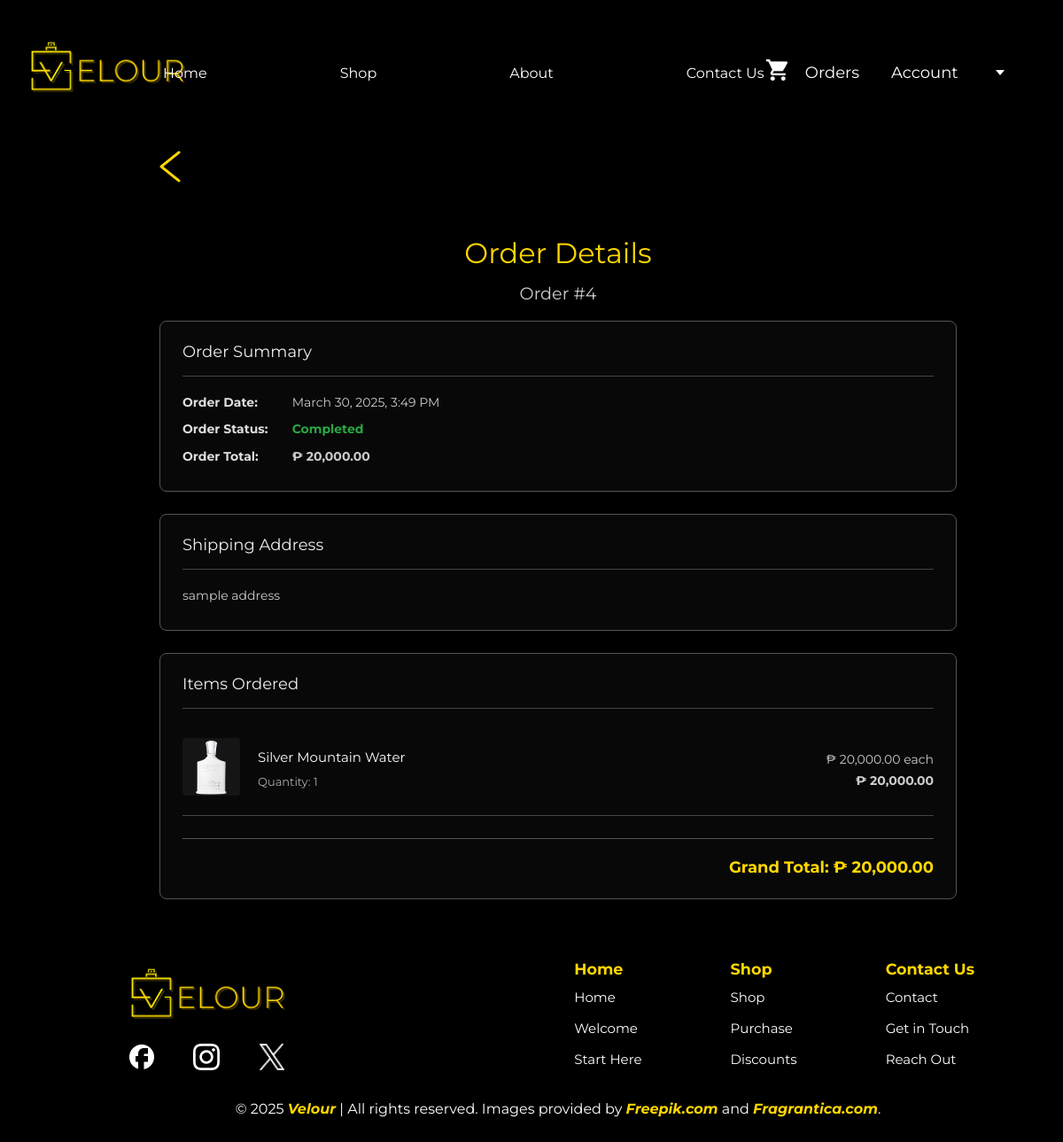
The app's page /velour/order_details.php?order_id=4 (signed in) with its own data.
### tables this page shows
CREATE TABLE `orders` (
  `orderID` int(255) NOT NULL,
  `username` varchar(50) NOT NULL,
  `orderList` varchar(255) NOT NULL,
  `quantity` int(255) NOT NULL,
  `totalPrice` int(10) NOT NULL,
  `orderDate` timestamp NOT NULL DEFAULT current_timestamp() ON UPDATE current_timestamp(),
  `status` enum('pending','completed','cancelled') NOT NULL,
  `deliveryAddress` varchar(255) NOT NULL
);

CREATE TABLE `product` (
  `productID` int(255) NOT NULL,
  `productName` varchar(255) NOT NULL,
  `category` varchar(255) NOT NULL,
  `quantity` int(255) NOT NULL,
  `productImage` varchar(255) NOT NULL,
  `price` int(10) NOT NULL
);

### velour/order_details.php (the view, shortened to what this page needs)
<?php
$host = "localhost";
$user = "root";
$password = "";
$dbname = "velour";
$conn = new mysqli($host, $user, $password, $dbname);
$conn->set_charset("utf8mb4");
$username = $_SESSION['username'];
$order_id = filter_input(INPUT_GET, 'order_id', FILTER_VALIDATE_INT);
$order = null;
$orderItems = [];
$error_message = null;
if ($order_id === false || $order_id === null) {
    $error_message = "Invalid Order ID specified.";
} else {
    $sql = "SELECT orderID, orderList, totalPrice, orderDate, status, deliveryAddress
            FROM orders
            WHERE orderID = ? AND username = ?";
    $stmt = $conn->prepare($sql);
    if ($stmt === false) {
        error_log("Prepare failed for fetching order details (User: " . $username . ", OrderID: " . $order_id . "): (" . $conn->errno . ") " . $conn->error);
        $error_message = "An error occurred while fetching order details. Please try again later.";
    } else {
        $stmt->bind_param("is", $order_id, $username);
        $stmt->execute();
        $result = $stmt->get_result();
        if ($result->num_rows === 1) {
            $order = $result->fetch_assoc();
            $orderItems = json_decode($order['orderList'], true);
        } else {
            $error_message = "Order not found or access denied.";
        }
    }
}
$displayStatus = "Status Unknown";
$statusClass = "status-unknown";
$orderDateTime = null;
if ($order && !$error_message) {
    $dbStatus = $order['status'];
    $orderDateStr = $order['orderDate'];
    try {
        $orderDateTime = new DateTime($orderDateStr);
        if ($dbStatus === 'completed' || $dbStatus === 'cancelled') {
            $displayStatus = ucfirst($dbStatus);
            $statusClass = 'status-' . $dbStatus;
        }
    } catch (Exception $e) {
        error_log("Error processing date for orderID " . $order['orderID'] . ": " . $e->getMessage());
        $displayStatus = "Status Error";
        $statusClass = "status-error";
    }
}
?>
<!DOCTYPE html>
<html lang="en">
<head>
    <link rel="stylesheet" href="css/styles.css">
</head>
<body>
    <?php @include 'header.php'; ?>
    <div class="details-container">
        <a href="orders.php" class="back-link"><img src="images/back_button.png" alt=""></a>
        <h1>
            Order Details
            <?php if ($order): ?>
                <span class="order-id-title">Order #<?php echo htmlspecialchars($order['orderID']); ?></span>
            <?php endif; ?>
        </h1>
        <?php if ($error_message): ?>
            <div class="error-message"><?php echo $error_message; ?></div>
        <?php elseif ($order): ?>
            <div class="order-summary-box">
                <h2>Order Summary</h2>
                <div class="summary-details">
                    <p><span class="label">Order Date:</span> <?php echo $orderDateTime ? $orderDateTime->format('F j, Y, g:i A') : 'N/A'; ?></p>
                    <p><span class="label">Order Status:</span> <span class="status <?php echo $statusClass; ?>"><?php echo $displayStatus; ?></span></p>
                    <p><span class="label">Order Total:</span> <strong>₱ <?php echo number_format($order['totalPrice'], 2); ?></strong></p>
                </div>
            </div>
            <div class="shipping-box">
                 <h2>Shipping Address</h2>
                 <p><?php echo nl2br(htmlspecialchars($order['deliveryAddress'])); ?></p>
            </div>
            <div class="order-items-box">
                 <h2>Items Ordered</h2>
                <?php if (empty($orderItems)): ?>
                    <p>Could not load item details for this order.</p>
                <?php else: ?>
                    <?php foreach ($orderItems as $item):
                        $itemName = $item['name'] ?? 'Unknown Item';
                        $itemImageFile = $item['image'] ?? null;
                        $itemQty = $item['quantity'] ?? 0;
                        $itemPrice = $item['price'] ?? 0;
                        $itemTotal = $itemQty * $itemPrice;
                        $productIdFromItem = $item['product_id'] ?? ($item['id'] ?? null);
                        if (empty($itemImageFile) && $productIdFromItem && isset($conn)) {
                             $sql_img = "SELECT productImage FROM product WHERE productID = ?";
                             $stmt_img = $conn->prepare($sql_img);
                             if ($stmt_img) {
                                 $stmt_img->bind_param("i", $productIdFromItem);
                                 if ($stmt_img->execute()) {
                                     $result_img = $stmt_img->get_result();
                                     if ($row_img = $result_img->fetch_assoc()) {
                                         $itemImageFile = $row_img['productImage'];
                                     }
                                 } else {
                                     error_log("Error executing image fetch for product ID {$productIdFromItem}: " . $stmt_img->error);
                                 }
                             } else {
                                 error_log("Error preparing image fetch for product ID {$productIdFromItem}: " . $conn->error);
                             }
                        }
                        $displayImage = $itemImageFile ?: 'placeholder.png';
                    ?>
                        <div class="order-item">
                            <div class="item-image">
                                <img src="images/<?php echo htmlspecialchars($displayImage); ?>" alt="<?php echo htmlspecialchars($itemName); ?>">
                            </div>
                            <div class="item-info">
                                <h3><?php echo htmlspecialchars($itemName); ?></h3>
                                <p>Quantity: <?php echo htmlspecialchars($itemQty); ?></p>
                            </div>
                            <div class="item-price-qty">
                                <p>₱ <?php echo number_format($itemPrice, 2); ?> each</p>
                                <p class="item-total">₱ <?php echo number_format($itemTotal, 2); ?></p>
                            </div>
                        </div>
                    <?php endforeach; ?>
                     <div class="grand-total">
                         Grand Total: ₱ <?php echo number_format($order['totalPrice'], 2); ?>
                     </div>
                <?php endif; ?>
            </div>
        <?php else: ?>
             <div class="error-message">Could not load order details.</div>
        <?php endif; ?>
    </div>
    <?php
        @include 'footer.php';
    ?>
</body>
</html>

### velour/css/styles.css (style rules this page uses)
body { font-family: 'Montserrat', sans-serif; margin: 30px; padding: 0; background-color: black; color: white; overflow-x: hidden; width: 100%; }

### velour/order_details.php (style rules this page uses)
body { padding-top: 100px; line-height: 1.6; }
.details-container { padding: 20px; margin: 20px auto; max-width: 900px; }
.details-container h1 { text-align: center; margin-bottom: 15px; color: #FFD700; font-weight: 400; }
.details-container h1 .order-id-title { font-size: 0.6em; color: #ccc; font-weight: normal; display: block; margin-top: 5px; }
.back-link { display: inline-block; margin-bottom: 25px; }
.order-summary-box, .order-items-box, .shipping-box { border: 1px solid #555; border-radius: 8px; margin-bottom: 25px; padding: 20px 25px; background-color: rgba(255, 255, 255, 0.03); }
.order-summary-box h2, .order-items-box h2, .shipping-box h2 { margin-top: 0; margin-bottom: 18px; font-size: 18px; color: #eee; border-bottom: 1px solid #444; padding-bottom: 12px; font-weight: 400; }
.summary-details p, .shipping-box p { margin: 8px 0; font-size: 14px; color: #ccc; }
.summary-details .label { display: inline-block; width: 120px; font-weight: bold; color: #ddd; }
.summary-details .status { font-weight: bold; }
.status-completed { color: #28a745; }
.order-item { display: flex; align-items: center; gap: 20px; padding: 15px 0; border-bottom: 1px solid #444; }
.item-image img { height: 65px; width: 65px; object-fit: contain; background-color: rgba(255, 255, 255, 0.05); border-radius: 4px; }
.item-info { flex-grow: 1; }
.item-info h3 { margin: 0 0 5px 0; font-size: 15px; font-weight: normal; color: #fff; }
.item-info p { margin: 2px 0; font-size: 13px; color: #aaa; }
.item-price-qty { text-align: right; min-width: 110px; margin-left: auto; }
.item-price-qty p { margin: 2px 0; font-size: 14px; color: #ccc; }
.item-total { font-weight: bold; color: #eee; margin-top: 4px; }
.order-items-box .grand-total { text-align: right; margin-top: 25px; font-size: 18px; font-weight: bold; color: #FFD700; border-top: 1px solid #555; padding-top: 18px; }

### records on screen
orders: orderID "4", orderDate "March 30, 2025, 3:49 PM", status "Completed", totalPrice "20,000.00", deliveryAddress "sample address"
product: productImage (picture)

### other values on screen
$itemName "Silver Mountain Water"
$itemQty "1"
$itemPrice "20,000.00"
$itemTotal "20,000.00"
